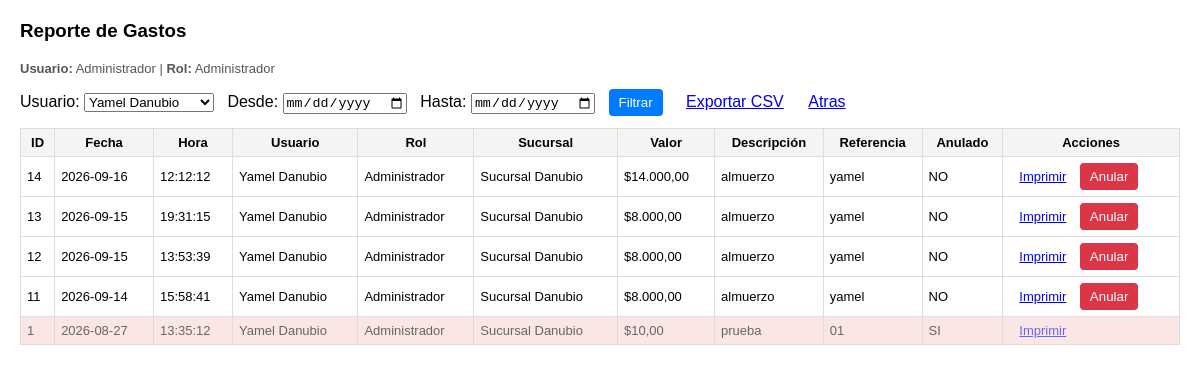
Page /admin/gastos_list.php?usuario_id=10 (signed in) on the committed database.
### tables this page shows
CREATE TABLE `gastos` (
  `id` int(11) NOT NULL,
  `usuario_id` int(11) NOT NULL,
  `rol_id` int(11) NOT NULL,
  `branch_id` int(11) DEFAULT NULL,
  `fecha` date NOT NULL,
  `hora` time NOT NULL,
  `valor` decimal(12,2) NOT NULL,
  `descripcion` varchar(255) NOT NULL,
  `referencia` varchar(100) DEFAULT NULL,
  `created_at` timestamp NOT NULL DEFAULT current_timestamp(),
  `updated_at` timestamp NULL DEFAULT NULL ON UPDATE current_timestamp(),
  `anulado` tinyint(1) NOT NULL DEFAULT 0,
  `anulado_by` int(11) DEFAULT NULL,
  `anulado_at` datetime DEFAULT NULL
);

CREATE TABLE `users` (
  `id` int(11) NOT NULL,
  `name` varchar(100) NOT NULL,
  `email` varchar(150) NOT NULL,
  `password_hash` varchar(255) NOT NULL,
  `role_id` int(11) NOT NULL,
  `branch_id` int(11) NOT NULL DEFAULT 1,
  `active` tinyint(1) DEFAULT 1,
  `created_at` timestamp NOT NULL DEFAULT current_timestamp()
);

CREATE TABLE `roles` (
  `id` int(11) NOT NULL,
  `name` varchar(50) NOT NULL,
  `description` varchar(255) DEFAULT NULL,
  `created_at` timestamp NOT NULL DEFAULT current_timestamp()
);

### admin/gastos_list.php (the view, shortened to what this page needs)
<?php
require_once __DIR__ . '/../includes/config.php';
$usuario = $_SESSION['user'];
$rol_id  = (int) $usuario['role_id'];
$filter_user = (int) ($_GET['usuario_id'] ?? 0);
$filter_from = $_GET['from'] ?? '';
$filter_to   = $_GET['to'] ?? '';
$where = ["1=1"];
$params = [];
if ($filter_user) { $where[]="g.usuario_id=:uid"; $params[':uid']=$filter_user; }
$sql = "
SELECT g.*, u.name AS usuario_nombre, r.name AS rol_nombre,
       COALESCE(b.name, ub.name) AS branch_name
FROM gastos g
LEFT JOIN users u ON u.id = g.usuario_id
LEFT JOIN roles r ON r.id = g.rol_id
LEFT JOIN branches b ON b.id = g.branch_id
LEFT JOIN branches ub ON ub.id = u.branch_id
WHERE ".implode(" AND ",$where)." ORDER BY g.created_at DESC LIMIT 500
";
$stmt=$pdo->prepare($sql); $stmt->execute($params);
$gastos=$stmt->fetchAll();
?>
<!DOCTYPE html>
<html lang="es">
<head>
</head>
<body>
<h3>Reporte de Gastos</h3>
<p class="small"><strong>Usuario:</strong> <?=htmlspecialchars($usuario['name'])?> | <strong>Rol:</strong> <?=htmlspecialchars($usuario['role_name'])?></p>
<form method="GET" class="filters">
  <label>Usuario:
    <select name="usuario_id">
      <?php
      $uStmt = $pdo->query("SELECT id,name FROM users ORDER BY name");
      while($u = $uStmt->fetch()){
          $sel = ($filter_user == $u['id']) ? 'selected' : '';
          echo "<option value=\"".htmlspecialchars($u['id'])."\" $sel>".htmlspecialchars($u['name'])."</option>";
      }
      ?>
    </select>
  </label>
  <label>Desde: <input type="date" name="from" value="<?=htmlspecialchars($filter_from)?>"></label>
  <label>Hasta: <input type="date" name="to" value="<?=htmlspecialchars($filter_to)?>"></label>
  <button type="submit" class="btn btn-primary">Filtrar</button>
  <a class="btn" href="gastos_list.php?<?=http_build_query(array_merge($_GET,['export'=>'csv']))?>">Exportar CSV</a>
  <a href="/mi_tienda/admin/dashboard.php" class="btn">Atras</a>
</form>
<table>
  <thead>
    <tr>
      <th>ID</th>
      <th>Fecha</th>
      <th>Hora</th>
      <th>Usuario</th>
      <th>Rol</th>
      <th>Sucursal</th>
      <th>Valor</th>
      <th>Descripción</th>
      <th>Referencia</th>
      <th>Anulado</th>
      <th>Acciones</th>
    </tr>
  </thead>
  <tbody>
    <?php foreach($gastos as $g): ?>
      <tr style="<?=$g['anulado'] ? 'opacity:0.6;background:#f9d6d6' : ''?>">
        <td><?=htmlspecialchars($g['id'])?></td>
        <td><?=htmlspecialchars($g['fecha'])?></td>
        <td><?=htmlspecialchars($g['hora'])?></td>
        <td><?=htmlspecialchars($g['usuario_nombre'])?></td>
        <td><?=htmlspecialchars($g['rol_nombre'])?></td>
        <td><?=htmlspecialchars($g['branch_name'] ?? '')?></td>
        <td><?= '$'.number_format($g['valor'],2,',','.')?></td>
        <td><?=htmlspecialchars($g['descripcion'])?></td>
        <td><?=htmlspecialchars($g['referencia'])?></td>
        <td><?=$g['anulado'] ? 'SI' : 'NO'?></td>
        <td>
          <a class="btn" href="invoice_print.php?gasto_id=<?=$g['id']?>" target="_blank">Imprimir</a>
          <?php if (!$g['anulado'] && $rol_id === 1): ?>
            <form method="POST" style="display:inline" onsubmit="return confirm('Confirmar anulación del gasto ID <?=$g['id']?>');">
              <button type="submit" class="btn btn-danger">Anular</button>
            </form>
          <?php endif; ?>
        </td>
      </tr>
    <?php endforeach; ?>
  </tbody>
</table>
</body>
</html>

### admin/gastos_list.php (style rules this page uses)
body { font-family:Arial;margin:20px }
table { border-collapse:collapse;width:100% }
th,td { border:1px solid #ddd;padding:6px;font-size:13px }
th { background:#f4f4f4 }
.btn { padding:6px 10px;border:0;border-radius:4px;cursor:pointer }
.btn-primary { background:#007bff;color:#fff }
.btn-danger { background:#dc3545;color:#fff }
.filters { margin-bottom:12px }
.small { font-size:13px;color:#555 }

### rows in the picture
gastos: id "14", fecha "2026-09-16", hora "12:12:12", usuario.name "Yamel Danubio", rol.name "Administrador", branch_name "Sucursal Danubio", valor "14.000,00", descripcion "almuerzo", referencia "yamel", anulado "NO"
gastos: id "13", fecha "2026-09-15", hora "19:31:15", usuario.name "Yamel Danubio", rol.name "Administrador", branch_name "Sucursal Danubio", valor "8.000,00", descripcion "almuerzo", referencia "yamel", anulado "NO"
gastos: id "12", fecha "2026-09-15", hora "13:53:39", usuario.name "Yamel Danubio", rol.name "Administrador", branch_name "Sucursal Danubio", valor "8.000,00", descripcion "almuerzo", referencia "yamel", anulado "NO"
gastos: id "11", fecha "2026-09-14", hora "15:58:41", usuario.name "Yamel Danubio", rol.name "Administrador", branch_name "Sucursal Danubio", valor "8.000,00", descripcion "almuerzo", referencia "yamel", anulado "NO"
gastos: id "1", fecha "2026-08-27", hora "13:35:12", anulado_by.name "Yamel Danubio", rol.name "Administrador", branch_name "Sucursal Danubio", valor "10,00", descripcion "prueba", referencia "01", anulado "SI"

### other values in the picture
$usuario['name'] "Administrador"
$usuario['role_name'] "Administrador"
form field usuario_id "Yamel Danubio"
